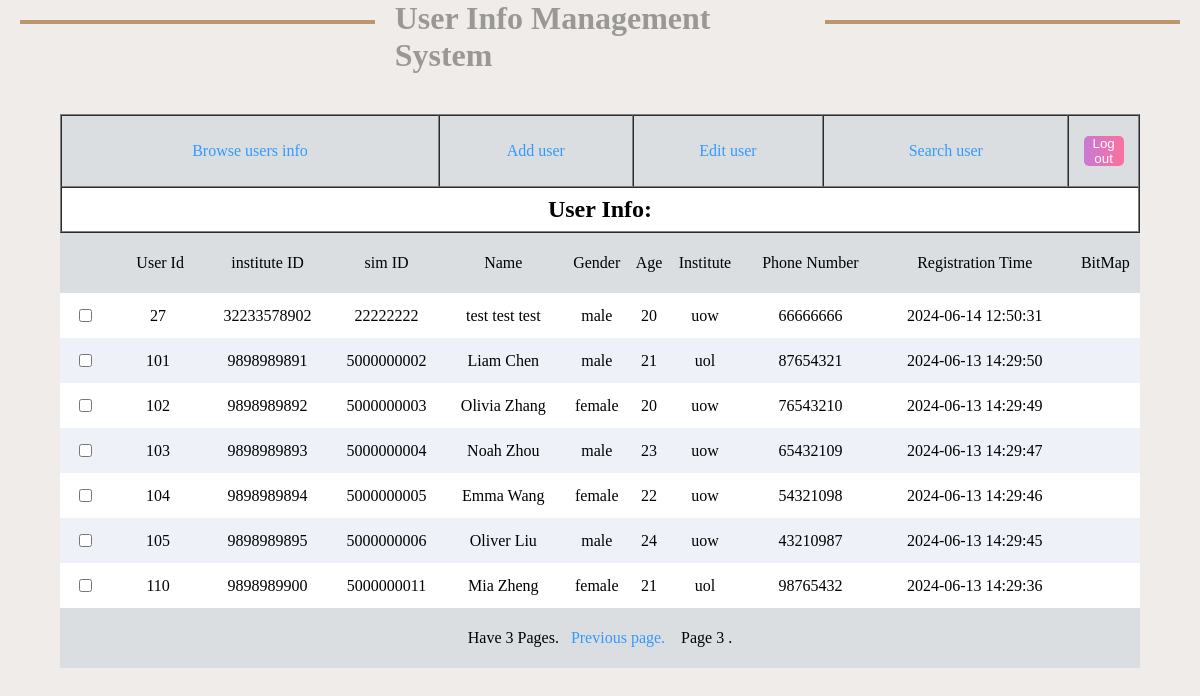
The app's page /Boundary/viewUsersView.php?curPage=3 (signed in) with its own data.
### tables this page shows
CREATE TABLE `users` (
  `id` int(11) NOT NULL,
  `instituteID` varchar(20) NOT NULL,
  `simID` varchar(20) NOT NULL DEFAULT '',
  `name` varchar(30) NOT NULL,
  `gender` varchar(10) NOT NULL,
  `age` int(11) NOT NULL,
  `institute` varchar(15) NOT NULL,
  `phone_number` char(11) NOT NULL,
  `time` timestamp NOT NULL DEFAULT current_timestamp() ON UPDATE current_timestamp(),
  `bitmap` varchar(255) DEFAULT NULL
);

### DBConfig/DataBase.php (called while the page is built, shortened)
<?php
class DataBase
{
    public $db = null;
    public function __construct()
    {
        $this->db = new mysqli(config::DB_HOST , config::DB_USERNAME , config::DB_PASSWORD , config::DB_DATABASE);
        return $this->db;
    }
    public function queryAll($query = '')
    {
        $stmt = $this->db->prepare($query);
        $stmt->execute();
        $result = $stmt->get_result();
        return $result->fetch_all(MYSQLI_ASSOC);
    }
}

### Controllers/viewUsersController.php (called while the page is built, shortened)
<?php
require_once APP_ROOT . '/Entity/User.php';
class viewUsersController
{
    private $user;
    public function __construct()
    {
        $this->user = new User();
    }
    public function getUsers()
    {
        return $this->user->getUsers();
    }
    public function getTotalRows()
    {
        return $this->user->getTotalTows();
    }
    public function getLimitUsers($start, $limit)
    {
        return $this->user->getLimitUsers($start, $limit);
    }
}

### Entity/EntityCommon.php (called while the page is built, shortened)
<?php
require_once  '../DBConfig/DataBase.php';
class EntityCommon
{
    public function __construct() {
        $this->db = new DataBase();
    }
}

### Entity/User.php (called while the page is built, shortened)
<?php
require_once  'EntityCommon.php';
class User extends EntityCommon
{
    public function getUsers()
    {
        $sql = <<<SQL
SELECT * FROM `users`
SQL;
        return $this->db->queryAll($sql);
    }
    public function getTotalTows() {
        $sql = <<<SQL
SELECT COUNT(*) FROM `users`
SQL;
        $result = $this->db->queryAll($sql);
        return $result[0]["COUNT(*)"];
    }
    public function getLimitUsers($start, $limit) {
        $sql = <<<SQL
SELECT * FROM `users` LIMIT {$start}, {$limit}
SQL;
        return $this->db->queryAll($sql);
    }
}

### Boundary/viewUsersView.php (the view, shortened to what this page needs)
<?php
include_once APP_ROOT . '/Controllers/viewUsersController.php';
$EditUserController = new viewUsersController();
$result = $EditUserController->getUsers();
$totalRows = $EditUserController->getTotalRows();
$pageSize = 10;
if($totalRows%$pageSize == 0){
    $maxPage = (int)($totalRows/$pageSize);
}else{
    $maxPage = (int)($totalRows/$pageSize)+1;
}
if(isset($_GET['curPage'])){
    $page = $_GET['curPage'];
}else{
    $page = 1;
}
$start = $pageSize*($page-1);
$displayPage = $EditUserController->getLimitUsers($start,$pageSize);
?>
<!DOCTYPE html PUBLIC "-//W3C//DTD XHTML 1.0 Transitional//EN" "http://www.w3.org/TR/xhtml1/DTD/xhtml1-transitional.dtd">
<html xmlns="http://www.w3.org/1999/xhtml">
<head>
    <link rel="stylesheet" href="../static/css/viewUsers.css">
</head>
<body>
<?php
if(isset($_SESSION["userName"])){
    ?>
    <div>
        <header>
            <hr/>
            <h1>User Info Management System</h1>
            <hr/>
        </header>
        <main>
            <table width="900" border="1" align="center">
                <tr>
                    <td><a href="viewUsersView.php">Browse users info</a></td>
                    <td><a href="addUserVIew.php">Add user</a></td>
                    <td><a href="editUserPageView.php">Edit user</a></td>
                    <td><a href="searchUserView.php">Search user</a></td>
                    <td><a href="logOutView.php"><button class="buttons" type="button">Log out</button></a></td>
                </tr>
                <tr>
                    <td colspan="7"><h2>User Info: </h2></td>
                </tr>
            </table>
            <table>
                <tbody>
                <tr id="thead">
                    <td class="d" colspan="2" align="center">User Id</td>
                    <td>institute ID</td>
                    <td>sim ID</td>
                    <td>Name</td>
                    <td>Gender</td>
                    <td>Age</td>
                    <td>Institute</td>
                    <td>Phone Number</td>
                    <td>Registration Time</td>
                    <td>BitMap</td>
                </tr>
                <?php
                foreach ($displayPage as $user){
                ?>
                    <tr>
                        <td><input type="checkbox"></td>
                        <td><?php echo $user["id"] ?></td>
                        <td><?php echo $user["instituteID"] ?></td>
                        <td><?php echo $user["simID"] ?></td>
                        <td><?php echo $user["name"] ?></td>
                        <td><?php echo $user["gender"] ?></td>
                        <td><?php echo $user["age"] ?></td>
                        <td><?php echo $user["institute"] ?></td>
                        <td><?php echo $user["phone_number"] ?></td>
                        <td><?php echo $user["time"] ?></td>
                        <td><?php echo $user["bitmap"] ?></td>
                    </tr>
                <?php
                }
                ?>
                </tbody>
            </table>
        </main>
        <table align="center"><tr><td>
                    <?php
                    echo "<p>Have $maxPage Pages. &nbsp;&nbsp;";
                    if ($page > 1) {
                        $prePage = $page - 1;
                        echo "<a href='?curPage=$prePage'>Previous page.</a>&nbsp;&nbsp;";
                    }
                    echo "&nbsp;&nbsp;Page $page . </p>";
                    ?>
                </td></tr>
        </table>
    </div>
    <?php
}else{
    echo "<script>alert('You have not logged in, please log in and come back.');location.href='../index.php';</script>";
}
?>
</body>
</html>

### static/css/viewUsers.css (style rules this page uses)
* { margin: 0; padding: 0; }
a:link { color:#39F; text-decoration:none; }
body { background-color: #f0ece9; height: 800px; }
header { display: flex; flex-flow: row nowrap; justify-content: space-between; }
header h1 { color: #9a9897; }
header hr { margin: 20px 20px 0; background-color: #bc9470; border: 2px solid #bc9470; width: 30%; height: 0; }
main button { margin: 20px 5px; width: 38px; height: 35px; color: white; }
main button.buttons { width: 40px; height: 30px; border: none; margin-left: -10px; margin-right: -10px; color: white; text-align: center; background-image: linear-gradient(to right, #c979d4,#fa719d); border-radius: 5px; }
table { margin: 0 auto; width: 90%; text-align: center; border-spacing: 0; }
table tbody tr:first-of-type { background-color: #dadee1 !important; height: 60px; }
table tbody tr { height: 45px; }
table tbody tr:nth-child(odd) { background-color: #eef1f8; }
table tbody tr:nth-child(even) { background-color: #ffffff; }
table tbody tr td.d { padding-left: 55px; }

### records on screen
users: id "27", instituteID "32233578902", simID "22222222", name "test test test", gender "male", age "20", institute "uow", phone_number "66666666", time "2024-06-14 12:50:31"
users: id "101", instituteID "9898989891", simID "5000000002", name "Liam Chen", gender "male", age "21", institute "uol", phone_number "87654321", time "2024-06-13 14:29:50"
users: id "102", instituteID "9898989892", simID "5000000003", name "Olivia Zhang", gender "female", age "20", institute "uow", phone_number "76543210", time "2024-06-13 14:29:49"
users: id "103", instituteID "9898989893", simID "5000000004", name "Noah Zhou", gender "male", age "23", institute "uow", phone_number "65432109", time "2024-06-13 14:29:47"
users: id "104", instituteID "9898989894", simID "5000000005", name "Emma Wang", gender "female", age "22", institute "uow", phone_number "54321098", time "2024-06-13 14:29:46"
users: id "105", instituteID "9898989895", simID "5000000006", name "Oliver Liu", gender "male", age "24", institute "uow", phone_number "43210987", time "2024-06-13 14:29:45"
users: id "110", instituteID "9898989900", simID "5000000011", name "Mia Zheng", gender "female", age "21", institute "uol", phone_number "98765432", time "2024-06-13 14:29:36"

### other values on screen
$maxPage "3"
$page "3"
